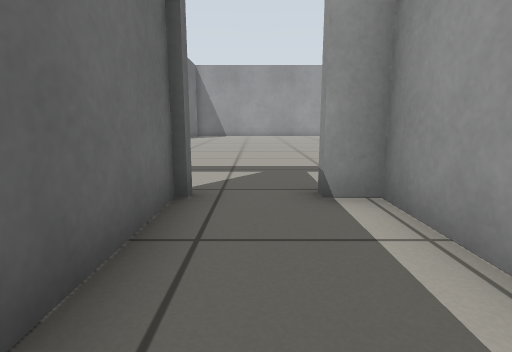
view 1 (above)

24 first-person views from a walk through a robot-simulator world made for Gazebo. The camera is 0.5 m above the floor, tilts 10° down and sees 80° across. The floor is counted in squares, 0.5 m on a side. Each view is taken from the middle of a square. On the plan, view 1 faces up. The plan holds only what a view shows up to about 12 squares ahead; the rest is blank.

view 2
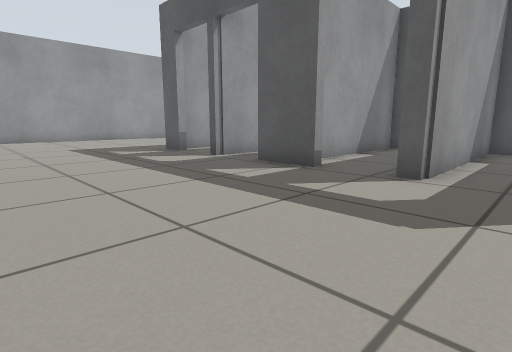

view 3
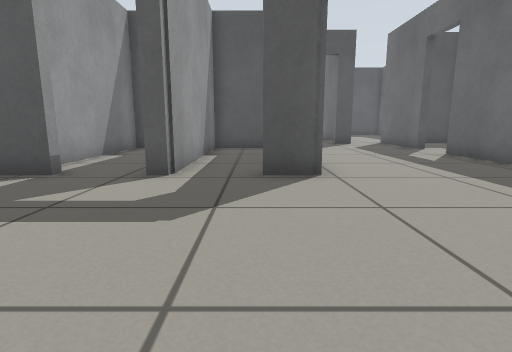

view 4
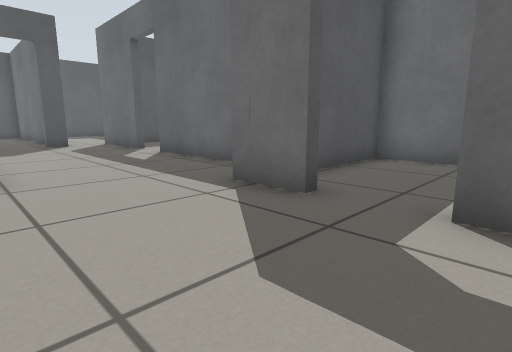

view 5
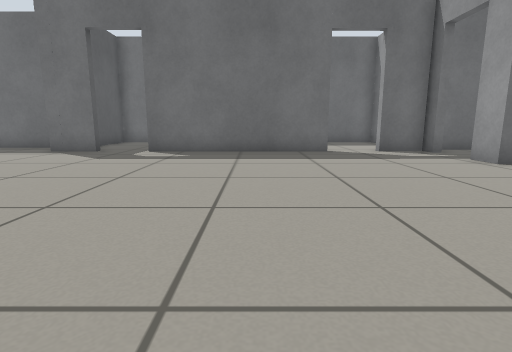

view 6
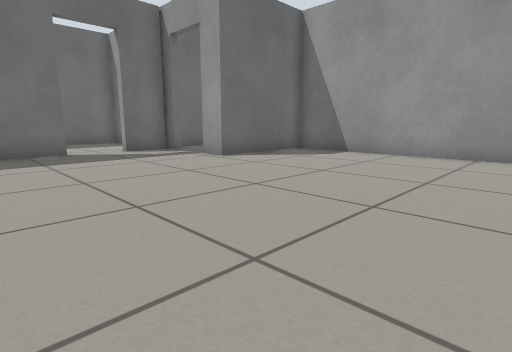

view 7
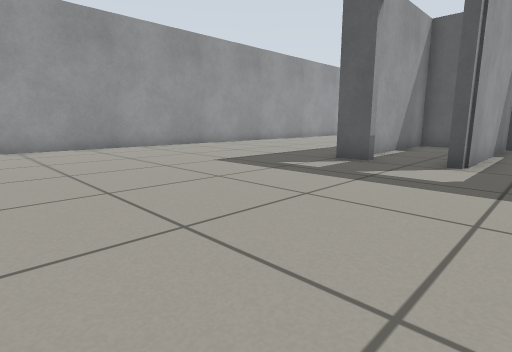

view 8
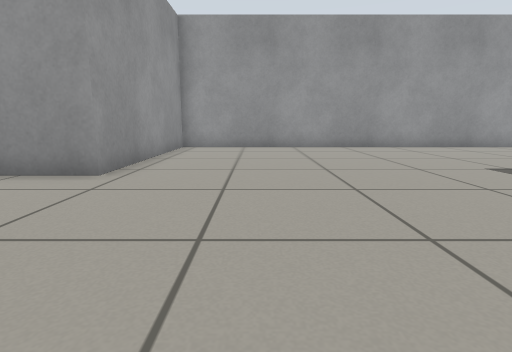

view 9
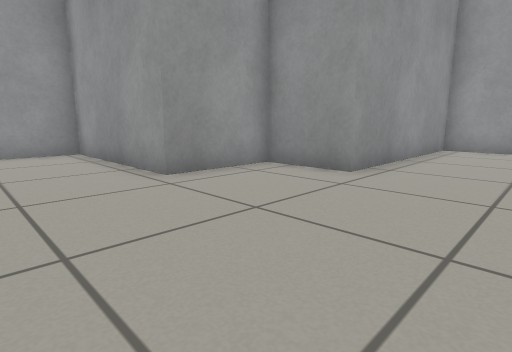

view 10
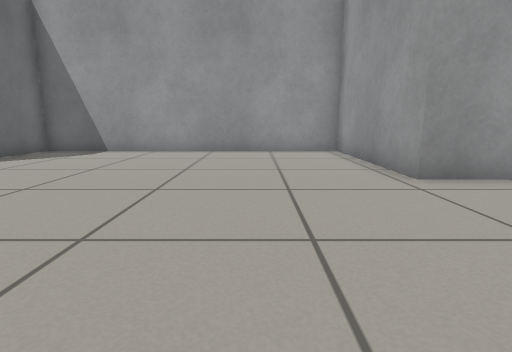

view 11
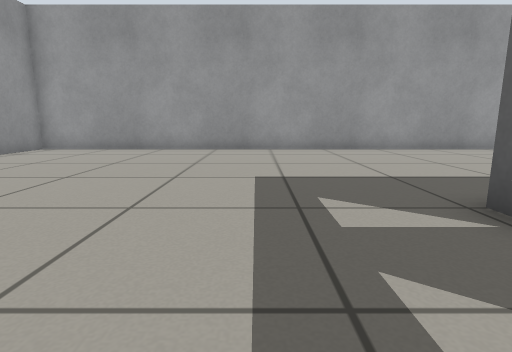

view 12
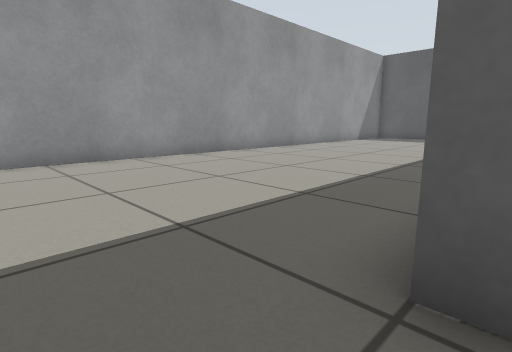

view 13
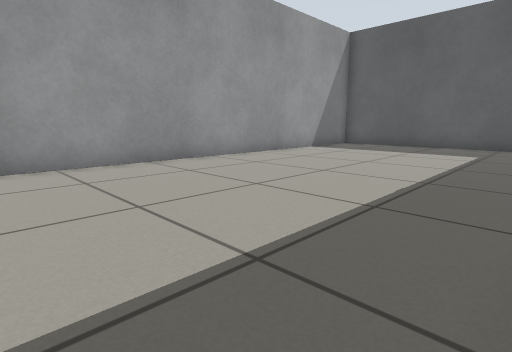

view 14
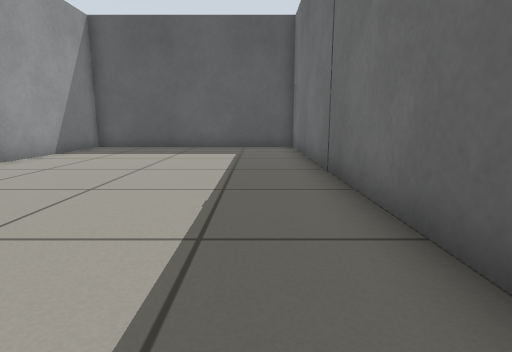

view 15
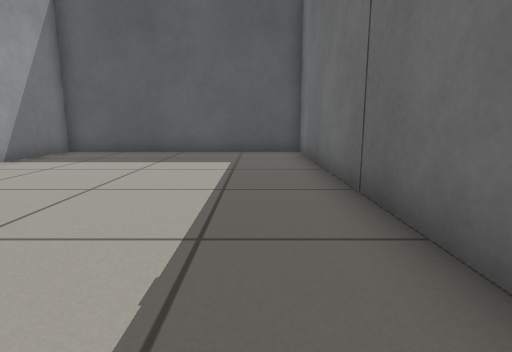

view 16
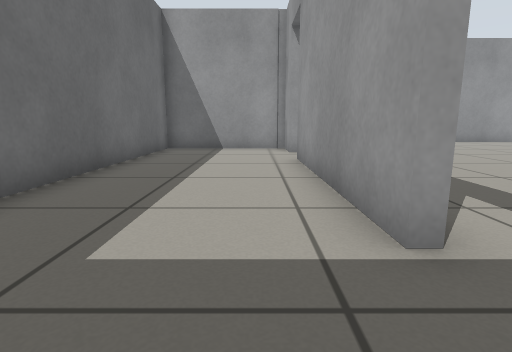

view 17
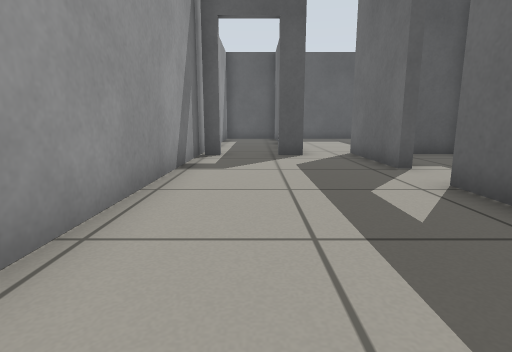

view 18
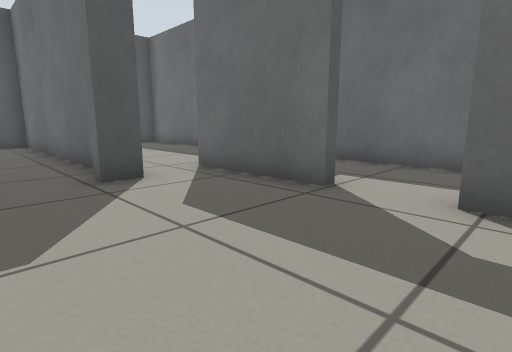

view 19
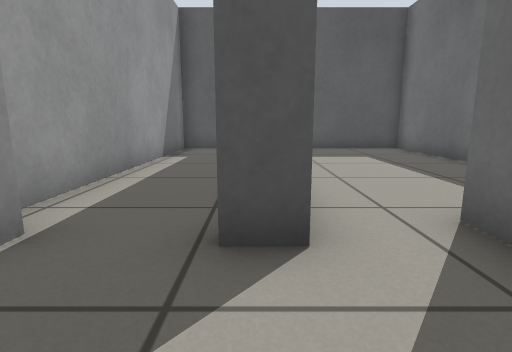

view 20
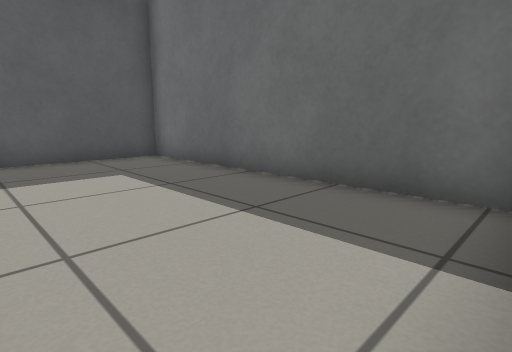

view 21
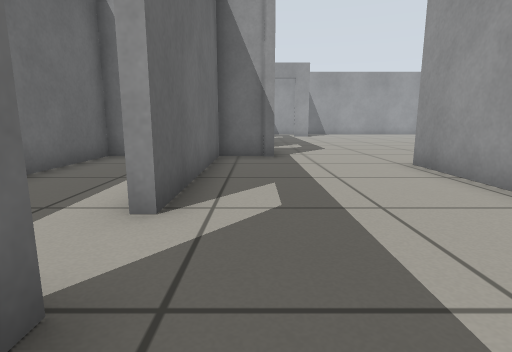

view 22
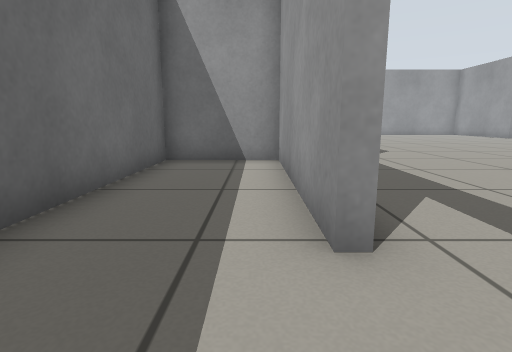

view 23
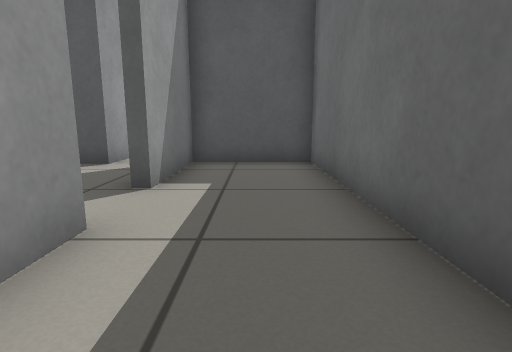

view 24
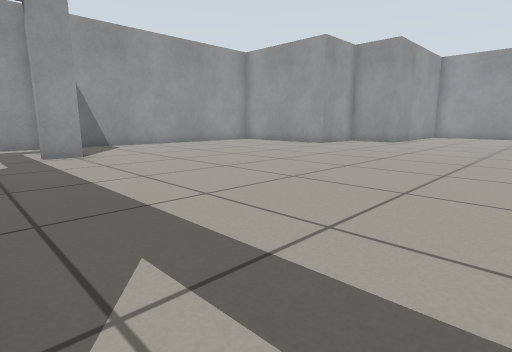

### Floor plan
Points are (right, up) in squares from view 1. A wall is a line through its corners. A room is listed if a view was taken in it or the views show most of it. See-through windows are left out.
Room 1 (view 1)
walls: (-1.1, 4) (-1.1, 1.1); (1.2, -2) (1.7, -2) (1.7, 4) (0.9, 4)
ways out: open door at (-1, 4) to room 2
Room 2 (views 2, 3, 4, 5, 6, 7, 8, 9, 10, 11, 12, 13, 14, 15, 17, 18, 19, 20, 21, 24)
walls: (6.5, 4.3) (7.5, 4.3); (0.9, 4.3) (2.7, 4.3); (-1.4, 4.3) (-0.9, 4.3); (7.5, -2.6) (7.5, -13.4) (15.4, -13.4) (15.4, 15) (8.7, 15) (8.7, 17.3) (5.9, 17.3) (5.9, 22.7) (-4.3, 22.7) (-4.3, 18.8) (-5.4, 18.8); (-7.5, 7.5) (-7.5, 6.1) (-9.1, 6.1) (-9.1, 0.2); (-4.3, -4.4) (-4.3, 4.3) (-3.1, 4.3); (-4.9, -4.3) (-4.4, -4.3); (-7.6, 15.5) (-7.5, 9.3); (-9.1, -1.6) (-9.1, -5.1); (-7.4, -5.6) (-7.4, -4.3) (-6.7, -4.3); (-7.1, 18.8) (-7.6, 18.8) (-7.6, 17.3)
ways out: open door at (-1, 4) to room 1; open door at (-8, 8.5) to room 3; open door at (-8, 16.5) to room 3; open door at (-9, -0.5) to room 4; opening at (-8, -5) to room 5; open door at (-5.5, -4.5) to room 6; open door at (-6.5, 19) to room 8; open door at (4.5, 4)
Room 3 (view 16)
walls: (-12.4, 8.4) (-12.4, 6.4) (-9.4, 6.4); (-7.8, 9.3) (-7.9, 15.5); (-7.9, 17.3) (-7.9, 18.8) (-12.4, 18.8) (-12.4, 11)
ways out: open door at (-8, 8.5) to room 2; open door at (-8, 16.5) to room 2
Room 4 (views 22, 23)
walls: (-9.4, 0.2) (-9.4, 6.1) (-12.4, 6.1) (-12.4, -4.7) (-9.4, -4.7) (-9.4, -1.6)
ways out: open door at (-9, -0.5) to room 2
Room 5 (no view inside)
walls: (-12.4, -5.2) (-12.4, -13.7) (-8.6, -13.7)
ways out: opening at (-8, -5) to room 2
Room 6 (no view inside)
walls: (-7.1, -6) (-7.1, -13.1); (-7.3, -12.5) (-7.3, -13.7) (-4.3, -13.7) (-4.3, -4.4)
ways out: open door at (-5.5, -4.5) to room 2
Room 7 (no view inside)
walls: (-3.4, -2) (-1.4, -2) (-1.4, 4.3)
Room 8 (no view inside)
walls: (-8.2, 21) (-8.2, 19.8); (-4.6, 22.7) (-5.9, 22.7)
ways out: open door at (-6.5, 19) to room 2
Room 9 (no view inside)
walls: (7.2, -1.7) (7.2, 3.6); (6.1, -2) (6.9, -2)

Positions as (right, up) in squares from view 1, and headings:
1: (0, 0), facing up
2: (-3, 10), facing down-right
3: (-3, 10), facing down
4: (-4, 10), facing down-left
5: (3, 13), facing left
6: (3, 13), facing up-left
7: (3, 12), facing down-right
8: (3, 12), facing right
9: (3, 12), facing up-right
10: (3, 12), facing up
11: (4, 7), facing right
12: (7, 6), facing down-right
13: (8, 0), facing down-right
14: (9, -1), facing down
15: (9, -3), facing down
16: (-9, 7), facing up
17: (-6, 5), facing down
18: (-5, 1), facing down-left
19: (-7, -2), facing down
20: (-8, -5), facing down-left
21: (-8, -3), facing up
22: (-10, -2), facing up
23: (-11, 3), facing down
24: (-7, 9), facing up-right
